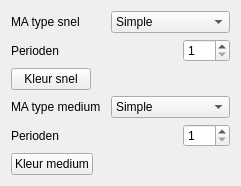
<?xml version="1.0" encoding="UTF-8"?>
<ui version="4.0">
 <class>TwoMovingAverageUI</class>
 <widget class="QWidget" name="TwoMovingAverageUI">
  <property name="geometry">
   <rect>
    <x>0</x>
    <y>0</y>
    <width>241</width>
    <height>186</height>
   </rect>
  </property>
  <property name="windowTitle">
   <string>Moving average</string>
  </property>
  <layout class="QVBoxLayout" name="verticalLayout">
   <item>
    <layout class="QHBoxLayout" name="horizontalLayout_4">
     <item>
      <widget class="QLabel" name="mafLabel">
       <property name="text">
        <string>MA type snel</string>
       </property>
      </widget>
     </item>
     <item>
      <spacer name="horizontalSpacer">
       <property name="orientation">
        <enum>Qt::Horizontal</enum>
       </property>
       <property name="sizeHint" stdset="0">
        <size>
         <width>13</width>
         <height>17</height>
        </size>
       </property>
      </spacer>
     </item>
     <item>
      <widget class="QComboBox" name="mafComboBox">
       <item>
        <property name="text">
         <string>Simple</string>
        </property>
       </item>
       <item>
        <property name="text">
         <string>Exponential</string>
        </property>
       </item>
       <item>
        <property name="text">
         <string>Linear Weighted</string>
        </property>
       </item>
       <item>
        <property name="text">
         <string>Adaptive</string>
        </property>
       </item>
       <item>
        <property name="text">
         <string>Hull</string>
        </property>
       </item>
       <item>
        <property name="text">
         <string>Jurik</string>
        </property>
       </item>
      </widget>
     </item>
    </layout>
   </item>
   <item>
    <layout class="QHBoxLayout" name="horizontalLayout_3">
     <item>
      <widget class="QLabel" name="pefLabel">
       <property name="text">
        <string>Perioden</string>
       </property>
      </widget>
     </item>
     <item>
      <spacer name="horizontalSpacer_2">
       <property name="orientation">
        <enum>Qt::Horizontal</enum>
       </property>
       <property name="sizeHint" stdset="0">
        <size>
         <width>24</width>
         <height>20</height>
        </size>
       </property>
      </spacer>
     </item>
     <item>
      <widget class="QSpinBox" name="pefSpinBox">
       <property name="minimum">
        <number>1</number>
       </property>
       <property name="maximum">
        <number>500</number>
       </property>
      </widget>
     </item>
    </layout>
   </item>
   <item>
    <layout class="QHBoxLayout" name="horizontalLayout_6">
     <item>
      <widget class="QPushButton" name="clfPushButton">
       <property name="text">
        <string>Kleur snel</string>
       </property>
      </widget>
     </item>
     <item>
      <spacer name="horizontalSpacer_5">
       <property name="orientation">
        <enum>Qt::Horizontal</enum>
       </property>
       <property name="sizeHint" stdset="0">
        <size>
         <width>40</width>
         <height>0</height>
        </size>
       </property>
      </spacer>
     </item>
    </layout>
   </item>
   <item>
    <layout class="QHBoxLayout" name="horizontalLayout_14">
     <item>
      <widget class="QLabel" name="mamLabel">
       <property name="text">
        <string>MA type medium</string>
       </property>
      </widget>
     </item>
     <item>
      <spacer name="horizontalSpacer_13">
       <property name="orientation">
        <enum>Qt::Horizontal</enum>
       </property>
       <property name="sizeHint" stdset="0">
        <size>
         <width>13</width>
         <height>17</height>
        </size>
       </property>
      </spacer>
     </item>
     <item>
      <widget class="QComboBox" name="mamComboBox">
       <item>
        <property name="text">
         <string>Simple</string>
        </property>
       </item>
       <item>
        <property name="text">
         <string>Exponential</string>
        </property>
       </item>
       <item>
        <property name="text">
         <string>Linear Weighted</string>
        </property>
       </item>
       <item>
        <property name="text">
         <string>Adaptive</string>
        </property>
       </item>
       <item>
        <property name="text">
         <string>Hull</string>
        </property>
       </item>
       <item>
        <property name="text">
         <string>Jurik</string>
        </property>
       </item>
      </widget>
     </item>
    </layout>
   </item>
   <item>
    <layout class="QHBoxLayout" name="horizontalLayout_12">
     <item>
      <widget class="QLabel" name="pemLabel">
       <property name="text">
        <string>Perioden</string>
       </property>
      </widget>
     </item>
     <item>
      <spacer name="horizontalSpacer_11">
       <property name="orientation">
        <enum>Qt::Horizontal</enum>
       </property>
       <property name="sizeHint" stdset="0">
        <size>
         <width>24</width>
         <height>20</height>
        </size>
       </property>
      </spacer>
     </item>
     <item>
      <widget class="QSpinBox" name="pemSpinBox">
       <property name="minimum">
        <number>1</number>
       </property>
       <property name="maximum">
        <number>500</number>
       </property>
      </widget>
     </item>
    </layout>
   </item>
   <item>
    <layout class="QHBoxLayout" name="horizontalLayout_16">
     <item>
      <widget class="QPushButton" name="clmPushButton">
       <property name="text">
        <string>Kleur medium</string>
       </property>
      </widget>
     </item>
     <item>
      <spacer name="horizontalSpacer_15">
       <property name="orientation">
        <enum>Qt::Horizontal</enum>
       </property>
       <property name="sizeHint" stdset="0">
        <size>
         <width>40</width>
         <height>20</height>
        </size>
       </property>
      </spacer>
     </item>
    </layout>
   </item>
  </layout>
 </widget>
 <resources/>
 <connections/>
 <slots>
  <slot>setValues()</slot>
 </slots>
</ui>
